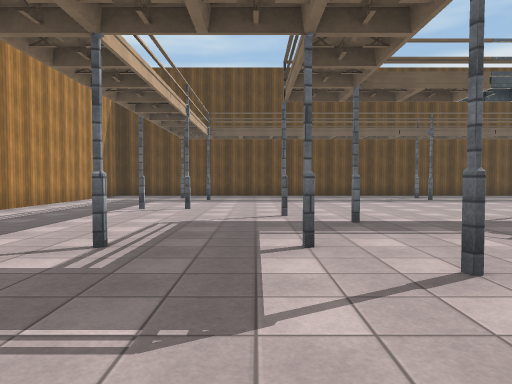
View 1 (above)

18 first-person views from a walk through a Unity game level. The camera is 1.3 m above the floor, tilts 2° down and sees 70° across. The floor is counted in squares, 2 m on a side. Each view is taken from the middle of a square. On the plan, view 1 faces up. The plan holds only what a view shows up to about 11 squares ahead; the rest is blank. The place goes on beyond the plan. Some animated figures are left out. Some surface patterns are stand-ins.

View 2
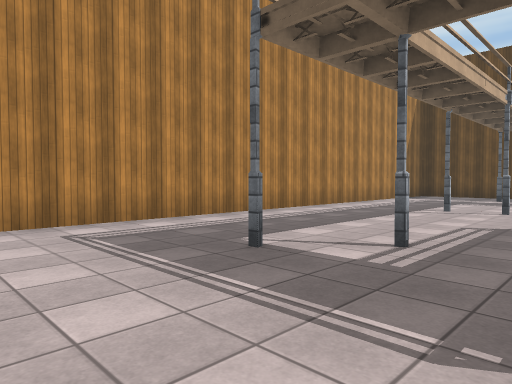

View 3
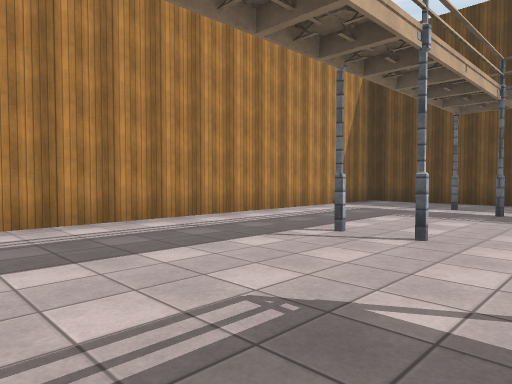

View 4
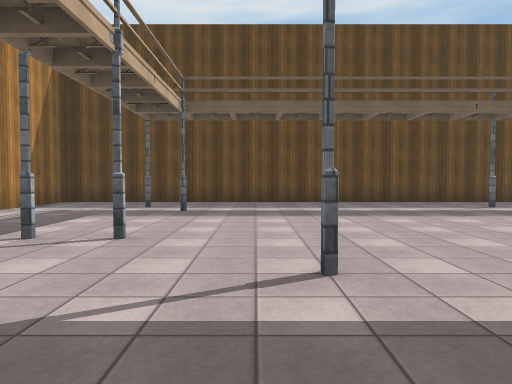

View 5
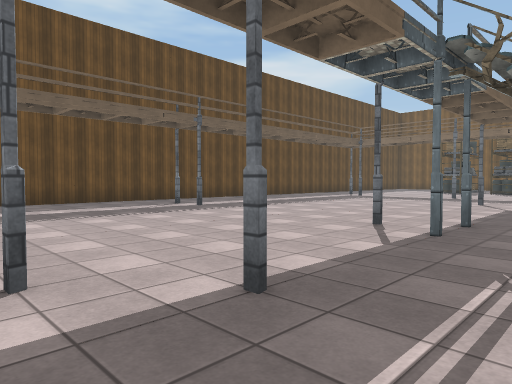

View 6
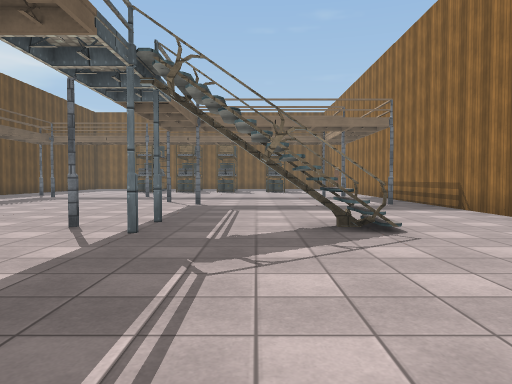

View 7
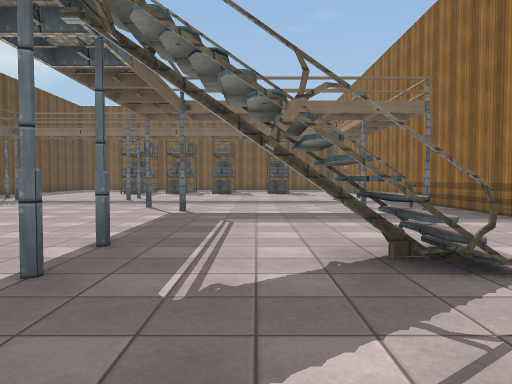

View 8
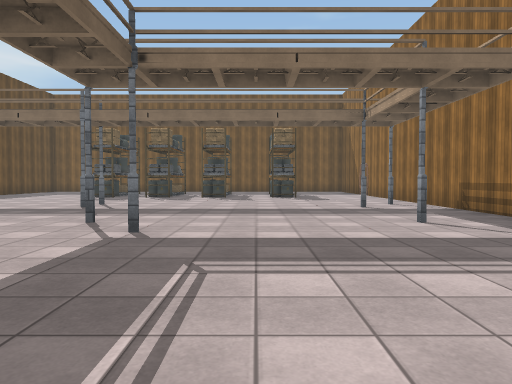

View 9
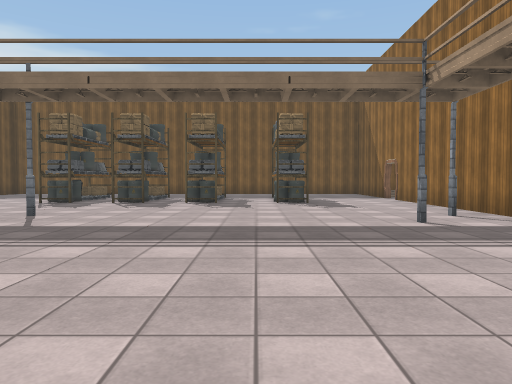

View 10
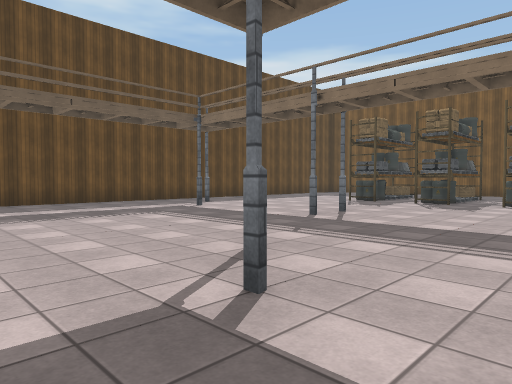

View 11
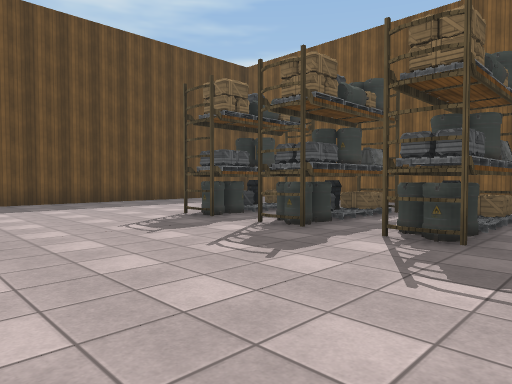

View 12
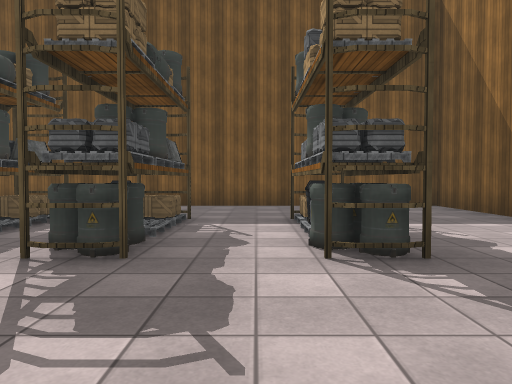

View 13
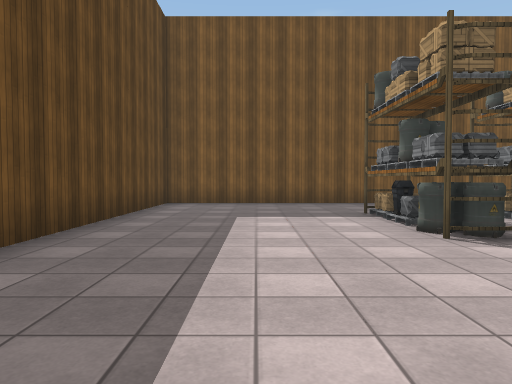

View 14
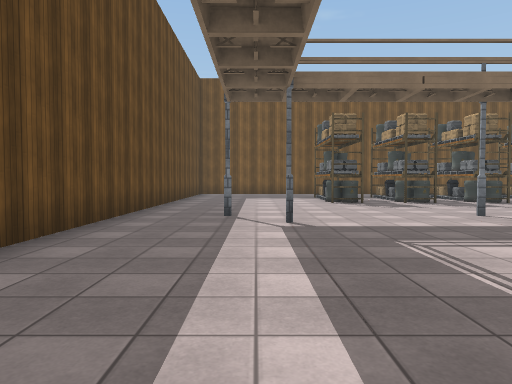

View 15
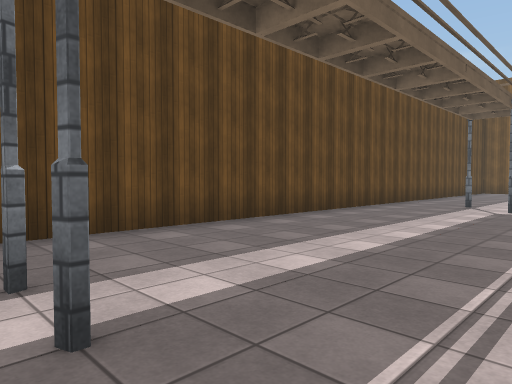

View 16
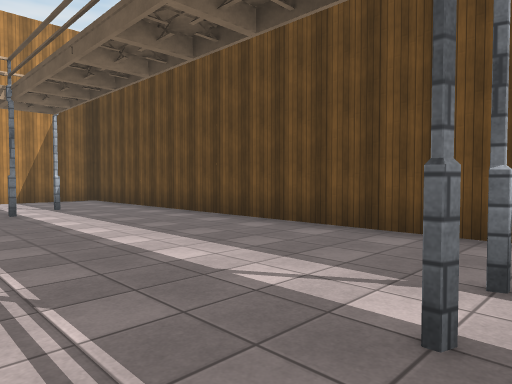

View 17
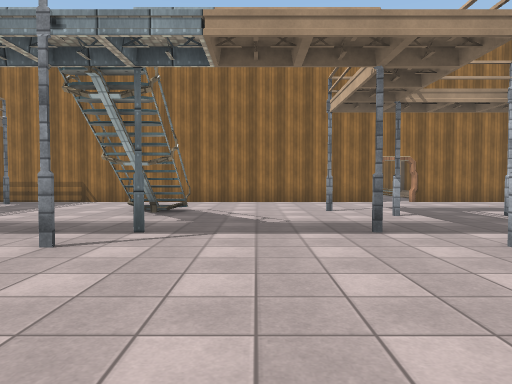

View 18
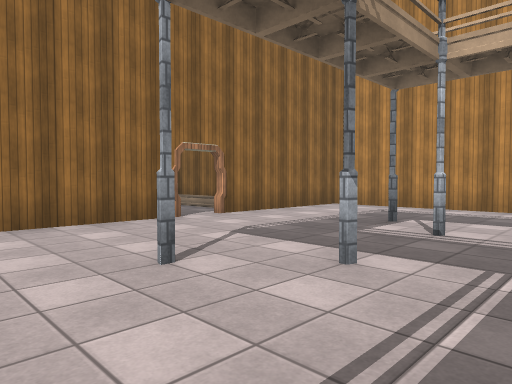

### Floor plan
Points are (right, up) in squares from view 1. A wall is a line through its corners. A room is listed if a view was taken in it or the views show most of it. See-through windows are left out.
Room 1 (views 1, 2, 3, 4, 5, 6, 7, 8, 9, 10, 11, 12, 13, 14, 15, 16, 17, 18)
walls: (5.7, 2.4) (5.5, 2.9); (5.6, 2.4) (5.6, 3.5); (4.4, 2.4) (4.4, 3.5); (-0.6, -0.4) (19.1, -0.4); (-2.4, -1.6) (-2.4, -3.4); (21.3, -0.4) (23.9, -0.4) (23.9, 14.4) (-5.4, 14.4) (-5.4, -0.4) (-1.4, -0.4)
low walls: (4.5, 2.4) (4.2, 3.4); (-2.2, -1.6) (-2.2, -2.4)
objects: pillar (-3, 3) to (-2, 3); pillar (-3, 13) to (-2, 13); pillar (-2, 8); pillar (-2, 11) to (-1, 11); pillar (-1, 3) to (-1, 4); pillar (-1, 8); pillar (1, 2) to (2, 2); pillar (1, 3) to (1, 4); pillar (1, 6) to (1, 7); pillar (2, 5); pillar (5, 6); pillar (5, 11); pillar (6, 12) to (6, 13); pillar (9, 1); pillar (10, 1) to (11, 1); pillar (10, 5); pillar (10, 6) to (11, 6); pillar (13, 1) to (14, 1); pillar (13, 11) to (14, 11); pillar (14, 0) to (15, 0); pillar (14, 8); pillar (15, 8); pillar (15, 12) to (15, 13); barrel (18, 3); barrel (18, 5); shelf (18, 6); barrel (18, 7); shelf (18, 8); barrel (18, 9); shelf (18, 10); barrel (19, 3); other object (19, 5); barrel (19, 6); other object (19, 7); barrel (19, 8); other object (19, 9); barrel (19, 10); other object (20, 3) to (21, 3); other object (20, 5) to (20, 6); other object (20, 7) to (20, 8); other object (20, 9) to (20, 10); shelf (21, 5) to (21, 6); shelf (21, 7) to (21, 8); shelf (21, 9) to (21, 10)

Where each view was taken, in squares from view 1:
view 1: 0 up, 0 right, facing up
view 2: 0 up, 0 right, facing up-left
view 3: 4 up, 0 right, facing up-left
view 4: 4 up, 0 right, facing up
view 5: 4 up, 0 right, facing up-right
view 6: 4 up, 0 right, facing right
view 7: 4 up, 2 right, facing right
view 8: 4 up, 5 right, facing right
view 9: 4 up, 8 right, facing right
view 10: 4 up, 8 right, facing up-right
view 11: 4 up, 14 right, facing up-right
view 12: 4 up, 15 right, facing right
view 13: 12 up, 14 right, facing right
view 14: 12 up, 8 right, facing right
view 15: 10 up, 5 right, facing up-right
view 16: 10 up, 6 right, facing up-left
view 17: 10 up, 3 right, facing down
view 18: 5 up, 3 right, facing down-left
